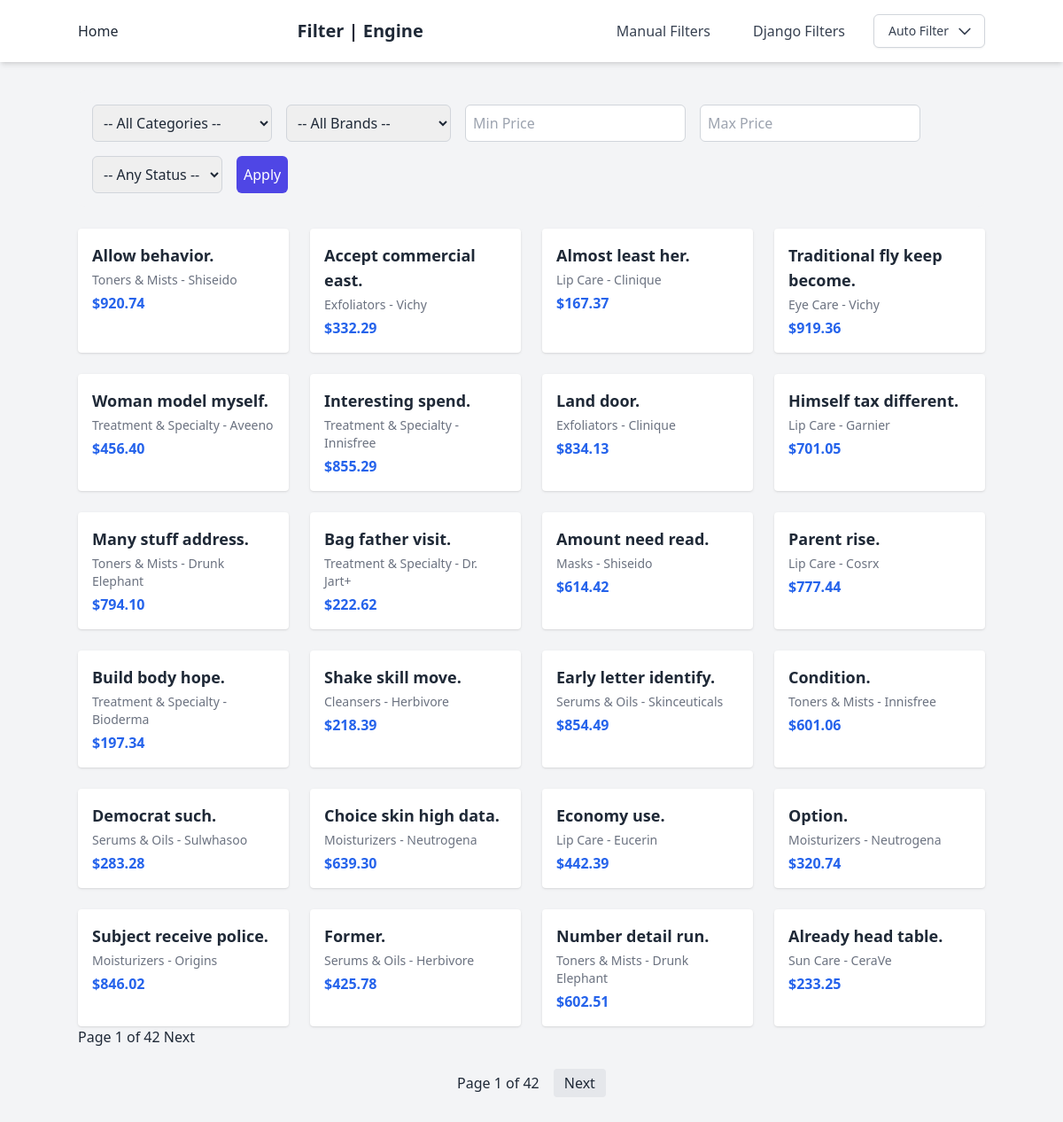
Page /manual/ on the committed database.
### products/models.py (models this page shows, shortened)
class Product(models.Model):
    STATUS_CHOICES = (("active","Active"),("inactive","Inactive"))
    name = models.CharField(max_length=255)
    category = models.ForeignKey(Category, on_delete=models.CASCADE, related_name="products")
    brand = models.ForeignKey(Brand, on_delete=models.SET_NULL, null=True, related_name="products")
    status = models.CharField(max_length=10, choices=STATUS_CHOICES, db_index=True)
    price = models.DecimalField(max_digits=8, decimal_places=2, db_index=True)
    stock = models.IntegerField(default=0)
    created_at = models.DateTimeField(auto_now_add=True, db_index=True)
    class Meta:
        indexes = [
            models.Index(fields=["category", "brand"]),
            models.Index(fields=["category", "status"]),
            models.Index(fields=["-created_at"]),
            models.Index(fields=["price", "status"]),
        ]

class Category(models.Model):
    name = models.CharField(max_length=100, unique=True)
    product_count = models.PositiveIntegerField(default=0)

class Brand(models.Model):
    name = models.CharField(max_length=100, unique=True)

### products/views.py (the view)
# urls.py: path("manual/", views.product_list, name="manual_list"),
def product_list(request):
    qs = Product.objects.select_related("category","brand").all()
    categories = Category.objects.all()
    brands = Brand.objects.all()
    category = request.GET.get("category")
    brand_id = request.GET.get("brand")
    status = request.GET.get("status")
    min_price = request.GET.get("min_price")
    max_price = request.GET.get("max_price")
    if category:
        qs = qs.filter(category__name=category.strip())
    if brand_id:
        qs = qs.filter(brand_id=brand_id)
    if status:
        qs = qs.filter(status=status.strip())
    try:
        if min_price:
            qs = qs.filter(price__gte=float(min_price))
        if max_price:
            qs = qs.filter(price__lte=float(max_price))
    except ValueError:
        pass
    paginator = Paginator(qs, 24)
    page = request.GET.get("page")
    products = paginator.get_page(page)
    return render(
        request,
        "products/manual_filtering.html",
        {
            "products": products,
            "categories": categories,
            "brands": brands,
            "params": request.GET
        }
    )

### products/templates/products/manual_filtering.html (shortened to what this page needs)
{% extends "base.html" %}
{% load widget_tweaks %}
{% block content %}
 <form method="get" class="flex flex-wrap gap-4 p-4 mb-6 bg-gray-100 rounded-lg">
 <select name="category" class="p-2 border border-gray-300 rounded-md min-w-[150px]">
    <option value="">-- All Categories --</option>
  </select>
 <select name="brand" class="p-2 border border-gray-300 rounded-md min-w-[150px]">
    <option value="">-- All Brands --</option>
  </select>
 <input type="number" name="min_price" step="0.01" placeholder="Min Price"
         value="{{ request.GET.min_price }}"
         class="p-2 border border-gray-300 rounded-md min-w-[120px]">
 <input type="number" name="max_price" step="0.01" placeholder="Max Price"
         value="{{ request.GET.max_price }}"
         class="p-2 border border-gray-300 rounded-md min-w-[120px]">
 <select name="status" class="p-2 border border-gray-300 rounded-md min-w-[120px]">
    <option value="">-- Any Status --</option>
  </select>
 <button type="submit" class="p-2 bg-indigo-600 text-white rounded-md hover:bg-indigo-700 transition-colors">
    Apply
  </button>
</form>
<div class="product-list grid grid-cols-1 sm:grid-cols-2 md:grid-cols-3 lg:grid-cols-4 gap-6">
  {% for product in products %}
  <div class="product bg-white p-4 rounded shadow">
    <h3 class="text-lg font-semibold mb-1">{{ product.name }}</h3>
    <p class="text-sm text-gray-500 mb-1">{{ product.category.name }} - {{ product.brand.name }}</p>
    <p class="text-blue-600 font-bold">${{ product.price }}</p>
  </div>
  {% empty %}
  <p>No products found.</p>
  {% endfor %}
</div>
 <div class="pagination">
  <span>Page {{ products.number }} of {{ products.paginator.num_pages }}</span>
  {% if products.has_next %}
    <a href="?{% for key, val in request.GET.items %}{% if key != 'page' %}{{ key }}={{ val }}&{% endif %}{% endfor %}page={{ products.next_page_number }}">Next</a>
  {% endif %}
</div>
<div class="pagination mt-6 flex justify-center items-center gap-4">
  <span>Page {{ products.number }} of {{ products.paginator.num_pages }}</span>
  {% if products.has_next %}
  <a href="?{% for key, val in params.items %}{% if key != 'page' %}{{ key }}={{ val }}&{% endif %}{% endfor %}page={{ products.next_page_number }}"
    class="px-3 py-1 bg-gray-200 rounded hover:bg-gray-300">Next</a>
  {% endif %}
</div>
{% endblock content %}

### templates/base.html (shortened to what this page needs)
<!DOCTYPE html>
<html lang="en">
<head>
    {% block corecss %}
    <script src="https://cdn.tailwindcss.com"></script>
    {% endblock corecss %}
</head>
<body class="bg-gray-100 text-gray-800 font-sans">
    {% block header %}
    <header class="bg-white shadow-md p-4">
        <div class="container mx-auto flex justify-between items-center">
            <a href="/" class="hover:text-blue-500">Home</a>
            <h1 class="text-xl font-bold">Filter | Engine</h1>
            <nav>
  <ul class="flex space-x-4 items-center">
    <li>
      <a href="{% url 'manual_list' %}"
         class="px-4 py-2 rounded-md text-gray-700 hover:text-blue-500 hover:bg-gray-100">
        Manual Filters
      </a>
    </li>
    <li>
      <a href="{% url 'dj_filters_list' %}"
         class="px-4 py-2 rounded-md text-gray-700 hover:text-blue-500 hover:bg-gray-100">
        Django Filters
      </a>
    </li>
    <li class="relative inline-block text-left">
      <button type="button"
        class="inline-flex justify-center w-full rounded-md border border-gray-300 shadow-sm px-4 py-2
               bg-white text-sm font-medium text-gray-700 hover:bg-gray-50 focus:outline-none"
        id="filterMenuButton" aria-expanded="true" aria-haspopup="true">
        Auto Filter
        <svg class="-mr-1 ml-2 h-5 w-5" xmlns="http://www.w3.org/2000/svg" fill="none"
          viewBox="0 0 24 24" stroke="currentColor">
          <path stroke-linecap="round" stroke-linejoin="round" stroke-width="2"
            d="M19 9l-7 7-7-7" />
        </svg>
      </button>
    </li>
  </ul>
</nav>
        </div>
    </header>
    {% endblock header %}
    <main class="container mx-auto py-8">
        {% block content %}{% endblock content %}
    </main>
</body>
</html>

### rows in the picture
Product: name "Allow behavior.", category.name "Toners & Mists", brand.name "Shiseido", price "920.74"
Product: name "Accept commercial east.", category.name "Exfoliators", brand.name "Vichy", price "332.29"
Product: name "Almost least her.", category.name "Lip Care", brand.name "Clinique", price "167.37"
Product: name "Traditional fly keep become.", category.name "Eye Care", brand.name "Vichy", price "919.36"
Product: name "Woman model myself.", category.name "Treatment & Specialty", brand.name "Aveeno", price "456.40"
Product: name "Interesting spend.", category.name "Treatment & Specialty", brand.name "Innisfree", price "855.29"
Product: name "Land door.", category.name "Exfoliators", brand.name "Clinique", price "834.13"
Product: name "Himself tax different.", category.name "Lip Care", brand.name "Garnier", price "701.05"
Product: name "Many stuff address.", category.name "Toners & Mists", brand.name "Drunk Elephant", price "794.10"
Product: name "Bag father visit.", category.name "Treatment & Specialty", brand.name "Dr. Jart+", price "222.62"
Product: name "Amount need read.", category.name "Masks", brand.name "Shiseido", price "614.42"
Product: name "Parent rise.", category.name "Lip Care", brand.name "Cosrx", price "777.44"
Product: name "Build body hope.", category.name "Treatment & Specialty", brand.name "Bioderma", price "197.34"
Product: name "Shake skill move.", category.name "Cleansers", brand.name "Herbivore", price "218.39"
Product: name "Early letter identify.", category.name "Serums & Oils", brand.name "Skinceuticals", price "854.49"
Product: name "Condition.", category.name "Toners & Mists", brand.name "Innisfree", price "601.06"
Product: name "Democrat such.", category.name "Serums & Oils", brand.name "Sulwhasoo", price "283.28"
Product: name "Choice skin high data.", category.name "Moisturizers", brand.name "Neutrogena", price "639.30"
Product: name "Economy use.", category.name "Lip Care", brand.name "Eucerin", price "442.39"
Product: name "Option.", category.name "Moisturizers", brand.name "Neutrogena", price "320.74"
Product: name "Subject receive police.", category.name "Moisturizers", brand.name "Origins", price "846.02"
Product: name "Former.", category.name "Serums & Oils", brand.name "Herbivore", price "425.78"
Product: name "Number detail run.", category.name "Toners & Mists", brand.name "Drunk Elephant", price "602.51"
Product: name "Already head table.", category.name "Sun Care", brand.name "CeraVe", price "233.25"

### other values in the picture
{{ products.number }} "1"
{{ products.paginator.num_pages }} "42"
